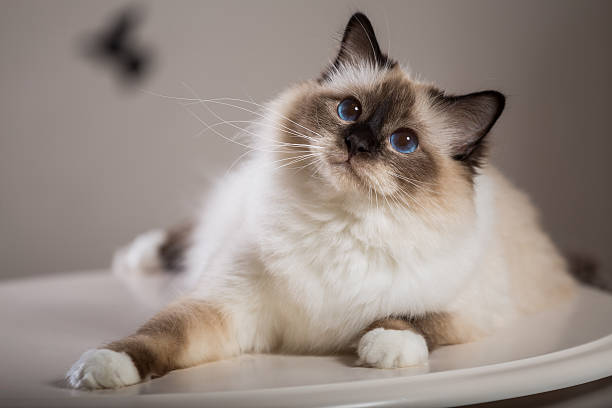
#> input picture SS3/student_photo.jpg, 612 x 408 px
$ jupyter execute comp_based_act.ipynb
#> lines starting #> are read from the running program, lines starting #| are printed output that depends on the picture
# Drone Delivery Simulation (Vectors)

[cell 1]
import matplotlib.pyplot as plt
import numpy as np
from PIL import Image
import pandas as pd

[cell 2]
# Drone movement vectors
vectors = [(4, 3), (2, -1), (-1, 4)]

x, y = 0, 0

x_points = [0]
y_points = [0]

for dx, dy in vectors:
    x += dx
    y += dy
    x_points.append(x)
    y_points.append(y)

print(f"Final Position: ({x}, {y})")

plt.figure(figsize=(8,6))
plt.plot(x_points, y_points, marker='o')
plt.grid(True)

for i in range(len(x_points)):
    plt.annotate(f"P{i}", (x_points[i], y_points[i]))

plt.title("Drone Delivery Route")
plt.xlabel("East-West Position")
plt.ylabel("North-South Position")
plt.axis('equal')
plt.show()
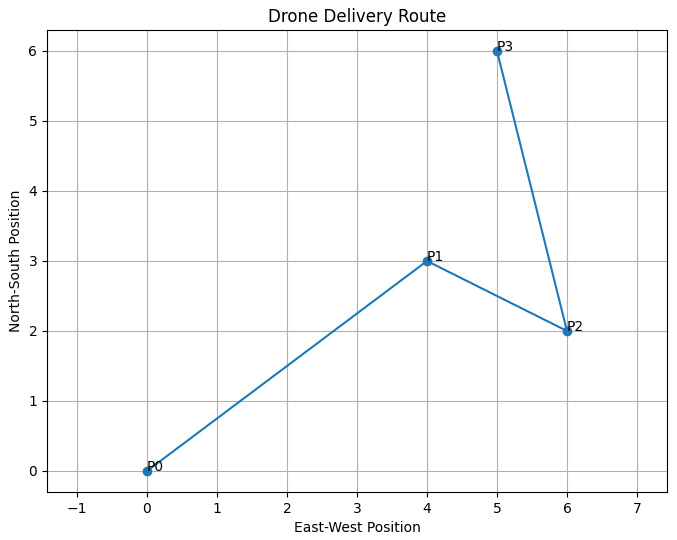
#> figure drawn by matplotlib, 1 panel

# Aircraft and Wind Simulation

[cell 3]
aircraft = np.array([100, 0])   # km/h East
wind = np.array([20, 15])       # km/h

actual = aircraft + wind

speed = np.linalg.norm(actual)

print("Aircraft Vector:", aircraft)
print("Wind Vector:", wind)
print("Actual Motion:", actual)
print("Actual Speed:", round(speed, 2), "km/h")

## Image Processing with Matrices

[cell 4]
# Create a simple grayscale image matrix
image = np.random.randint(0, 255, (100, 100))

plt.imshow(image, cmap='gray')
plt.title("Original Image")
plt.show()
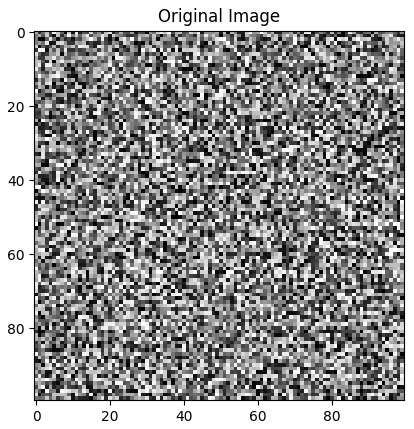
#> figure drawn by matplotlib, 1 panel

# Brighten image
bright = np.clip(image + 50, 0, 255)

plt.imshow(bright, cmap='gray')
plt.title("Brightened Image")
plt.show()
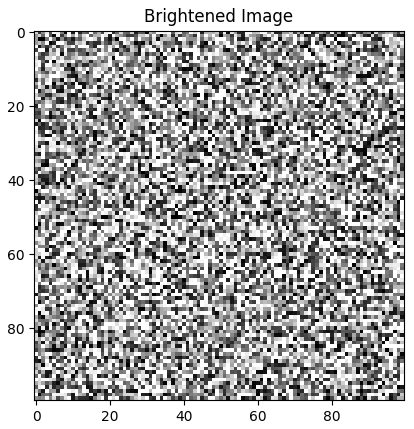
#> figure drawn by matplotlib, 1 panel

# Darken image
dark = np.clip(image - 50, 0, 255)

plt.imshow(dark, cmap='gray')
plt.title("Darkened Image")
plt.show()
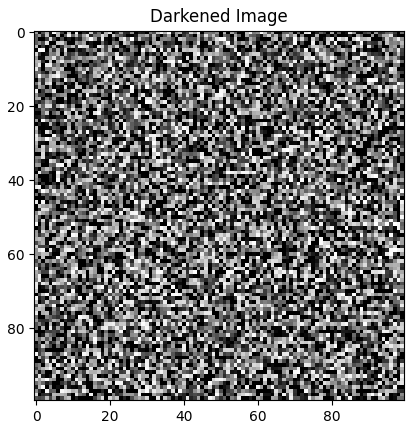
#> figure drawn by matplotlib, 1 panel

# Horizontal flip
flipped = np.fliplr(image)

plt.imshow(flipped, cmap='gray')
plt.title("Flipped Image")
plt.show()
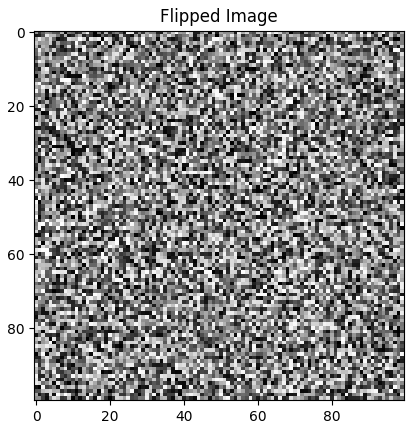
#> figure drawn by matplotlib, 1 panel

## Using Student Photo

[cell 5]
img = Image.open("student_photo.jpg").convert("L")
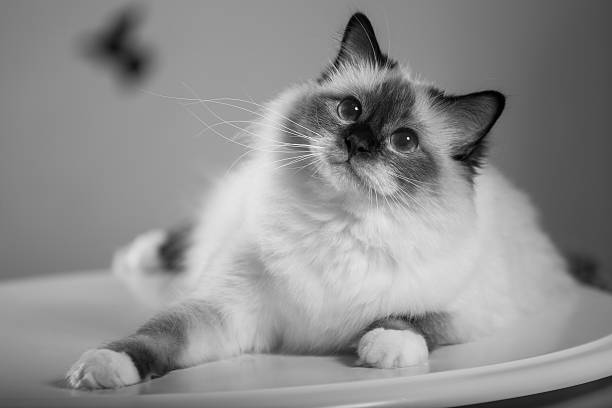
#> img: PIL image 612x408 L; min 0, max 254, mean 142.4

image = np.array(img)

plt.imshow(image, cmap='gray')
plt.title("Original")
plt.show()

bright = np.clip(image + 50, 0, 255)
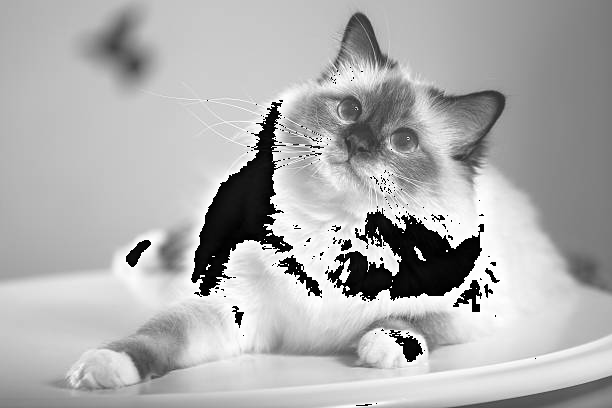
#> bright: shape (408, 612); min 0, max 255, mean 174.7

plt.imshow(bright, cmap='gray')
plt.title("Brightened")
plt.show()
